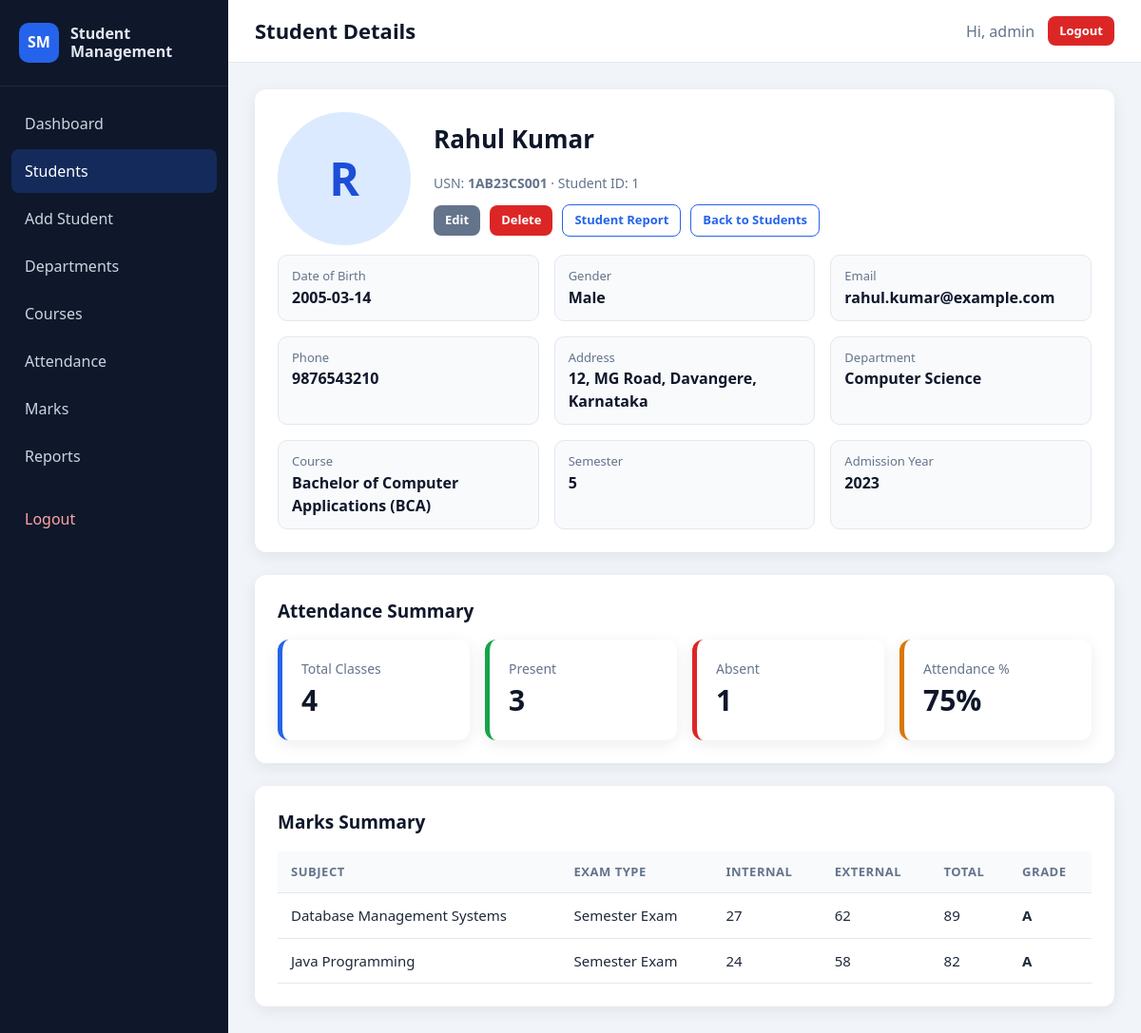
The page /view_student.php?id=1 (signed in) on the database its author committed.
### tables this page shows
CREATE TABLE students (
    id INT AUTO_INCREMENT PRIMARY KEY,
    usn VARCHAR(20) NOT NULL UNIQUE,
    full_name VARCHAR(100) NOT NULL,
    dob DATE NOT NULL,
    gender ENUM('Male', 'Female', 'Other') NOT NULL,
    email VARCHAR(120) NOT NULL,
    phone VARCHAR(15) NOT NULL,
    address TEXT NOT NULL,
    department_id INT NOT NULL,
    course_id INT NOT NULL,
    semester TINYINT NOT NULL,
    admission_year INT NOT NULL,
    photo VARCHAR(255) NULL,
    created_at TIMESTAMP DEFAULT CURRENT_TIMESTAMP,
    CONSTRAINT fk_students_department FOREIGN KEY (department_id)
        REFERENCES departments (id) ON DELETE RESTRICT,
    CONSTRAINT fk_students_course FOREIGN KEY (course_id)
        REFERENCES courses (id) ON DELETE RESTRICT
);

CREATE TABLE departments (
    id INT AUTO_INCREMENT PRIMARY KEY,
    department_name VARCHAR(100) NOT NULL,
    department_code VARCHAR(10) NOT NULL UNIQUE,
    created_at TIMESTAMP DEFAULT CURRENT_TIMESTAMP
);

CREATE TABLE courses (
    id INT AUTO_INCREMENT PRIMARY KEY,
    course_name VARCHAR(100) NOT NULL,
    course_code VARCHAR(15) NOT NULL UNIQUE,
    department_id INT NOT NULL,
    duration VARCHAR(30) NOT NULL,
    created_at TIMESTAMP DEFAULT CURRENT_TIMESTAMP,
    CONSTRAINT fk_courses_department FOREIGN KEY (department_id)
        REFERENCES departments (id) ON DELETE RESTRICT
);

CREATE TABLE marks (
    id INT AUTO_INCREMENT PRIMARY KEY,
    student_id INT NOT NULL,
    subject VARCHAR(100) NOT NULL,
    internal_marks INT NOT NULL,
    external_marks INT NOT NULL,
    total_marks INT NOT NULL,
    grade VARCHAR(2) NOT NULL,
    exam_type VARCHAR(50) NOT NULL,
    created_at TIMESTAMP DEFAULT CURRENT_TIMESTAMP,
    CONSTRAINT fk_marks_student FOREIGN KEY (student_id)
        REFERENCES students (id) ON DELETE CASCADE
);

### view_student.php (the view, shortened to what this page needs)
<?php
require_once __DIR__ . '/config/db.php';
require_once __DIR__ . '/includes/auth.php';
$studentId = (int) ($_GET['id'] ?? 0);
$student = fetch_row($conn, "SELECT s.*, d.department_name, c.course_name, c.course_code
    FROM students s
    LEFT JOIN departments d ON s.department_id = d.id
    LEFT JOIN courses c ON s.course_id = c.id
    WHERE s.id = ?", 'i', [$studentId]);
$attendance = fetch_row($conn, "SELECT COUNT(*) AS total_classes,
    COALESCE(SUM(status = 'Present'), 0) AS present_count,
    COALESCE(SUM(status = 'Absent'), 0) AS absent_count
    FROM attendance WHERE student_id = ?", 'i', [$studentId]);
$totalClasses = (int) ($attendance['total_classes'] ?? 0);
$presentCount = (int) ($attendance['present_count'] ?? 0);
$absentCount = (int) ($attendance['absent_count'] ?? 0);
$attendancePercentage = percentage($presentCount, $totalClasses);
$marksList = fetch_rows($conn, 'SELECT subject, exam_type, internal_marks, external_marks, total_marks, grade
    FROM marks WHERE student_id = ? ORDER BY subject, id', 'i', [$studentId]);
require_once __DIR__ . '/includes/header.php';
?>
<div class="card">
    <div class="profile-header">
        <?php render_avatar($student['photo'], $student['full_name'], 'avatar avatar-large'); ?>
        <div>
            <h2 style="font-size: 26px;"><?= e($student['full_name']) ?></h2>
            <p class="stat-label">USN: <strong><?= e($student['usn']) ?></strong> &middot; Student ID: <?= (int) $student['id'] ?></p>
            <div class="button-row" style="margin-top: 12px;">
                <a href="edit_student.php?id=<?= (int) $student['id'] ?>" class="btn btn-secondary btn-small">Edit</a>
                <a href="delete_student.php?id=<?= (int) $student['id'] ?>" class="btn btn-danger btn-small">Delete</a>
                <a href="reports.php?type=student&amp;student_id=<?= (int) $student['id'] ?>" class="btn btn-outline btn-small">Student Report</a>
                <a href="students.php" class="btn btn-outline btn-small">Back to Students</a>
            </div>
        </div>
    </div>
    <div class="info-grid">
        <div class="info-item"><span>Date of Birth</span><strong><?= e($student['dob']) ?></strong></div>
        <div class="info-item"><span>Gender</span><strong><?= e($student['gender']) ?></strong></div>
        <div class="info-item"><span>Email</span><strong><?= e($student['email']) ?></strong></div>
        <div class="info-item"><span>Phone</span><strong><?= e($student['phone']) ?></strong></div>
        <div class="info-item"><span>Address</span><strong><?= e($student['address']) ?></strong></div>
        <div class="info-item"><span>Department</span><strong><?= e($student['department_name'] ?? '-') ?></strong></div>
        <div class="info-item"><span>Course</span><strong><?= e(($student['course_name'] ?? '-') . ($student['course_code'] ? ' (' . $student['course_code'] . ')' : '')) ?></strong></div>
        <div class="info-item"><span>Semester</span><strong><?= e($student['semester']) ?></strong></div>
        <div class="info-item"><span>Admission Year</span><strong><?= e($student['admission_year']) ?></strong></div>
    </div>
</div>
<div class="card">
    <h2>Attendance Summary</h2>
    <div class="summary-cards">
        <div class="stat-card"><div class="stat-label">Total Classes</div><div class="stat-value"><?= $totalClasses ?></div></div>
        <div class="stat-card green"><div class="stat-label">Present</div><div class="stat-value"><?= $presentCount ?></div></div>
        <div class="stat-card red"><div class="stat-label">Absent</div><div class="stat-value"><?= $absentCount ?></div></div>
        <div class="stat-card orange"><div class="stat-label">Attendance %</div><div class="stat-value"><?= e($attendancePercentage) ?>%</div></div>
    </div>
</div>
<div class="card">
    <h2>Marks Summary</h2>
    <div class="table-wrapper">
        <table>
            <thead>
            <tr>
                <th>Subject</th>
                <th>Exam Type</th>
                <th>Internal</th>
                <th>External</th>
                <th>Total</th>
                <th>Grade</th>
            </tr>
            </thead>
            <tbody>
            <?php foreach ($marksList as $mark): ?>
                <tr>
                    <td><?= e($mark['subject']) ?></td>
                    <td><?= e($mark['exam_type']) ?></td>
                    <td><?= e($mark['internal_marks']) ?></td>
                    <td><?= e($mark['external_marks']) ?></td>
                    <td><?= e($mark['total_marks']) ?></td>
                    <td><strong><?= e($mark['grade']) ?></strong></td>
                </tr>
            <?php endforeach; ?>
            </tbody>
        </table>
    </div>
</div>
<?php require_once __DIR__ . '/includes/footer.php'; ?>

### includes/auth.php (shortened to what this page needs)
<?php
function e($value)
{
    return htmlspecialchars((string) $value, ENT_QUOTES, 'UTF-8');
}
function fetch_rows(mysqli $conn, $sql, $types = '', array $params = [])
{
    if (empty($params)) {
        $result = $conn->query($sql);
    } else {
        $stmt = $conn->prepare($sql);
        $stmt->bind_param($types, ...$params);
        $stmt->execute();
        $result = $stmt->get_result();
    }
    return $result->fetch_all(MYSQLI_ASSOC);
}
function fetch_row(mysqli $conn, $sql, $types = '', array $params = [])
{
    $rows = fetch_rows($conn, $sql, $types, $params);
    return $rows[0] ?? null;
}
function percentage($part, $whole)
{
    return $whole > 0 ? round(($part / $whole) * 100, 2) : 0;
}
function render_avatar($photo, $name, $class = 'avatar')
{
    if (!empty($photo)) {
        echo '<img class="' . e($class) . '" src="uploads/students/' . e($photo) . '" alt="Student photo">';
    } else {
        echo '<span class="' . e($class) . ' avatar-empty">' . e(strtoupper(substr($name, 0, 1))) . '</span>';
    }
}

### assets/css/style.css (style rules this page uses)
:root { --primary: #2563eb; --primary-dark: #1d4ed8; --success: #16a34a; --danger: #dc2626; --warning: #d97706; --dark: #0f172a; --sidebar: #0f172a; --text: #1e293b; --muted: #64748b; --border: #e2e8f0; --background: #f1f5f9; --card: #ffffff; --radius: 12px; --shadow: 0 4px 16px rgba(15, 23, 42, 0.08); }
* { box-sizing: border-box; margin: 0; padding: 0; }
body { font-family: "Segoe UI", Roboto, Arial, sans-serif; background: var(--background); color: var(--text); line-height: 1.5; min-height: 100vh; }
a { color: var(--primary); text-decoration: none; }
h1, h2, h3 { color: var(--dark); }
.card { background: var(--card); border-radius: var(--radius); box-shadow: var(--shadow); padding: 24px; margin-bottom: 24px; }
.card h2 { font-size: 19px; margin-bottom: 16px; }
.stat-card { background: var(--card); border-radius: var(--radius); box-shadow: var(--shadow); padding: 20px; border-left: 5px solid var(--primary); }
.stat-card.green { border-left-color: var(--success); }
.stat-card.orange { border-left-color: var(--warning); }
.stat-card.red { border-left-color: var(--danger); }
.stat-label { color: var(--muted); font-size: 14px; }
.stat-value { font-size: 30px; font-weight: 700; color: var(--dark); }
.btn { display: inline-block; border: none; border-radius: 8px; padding: 10px 18px; font-size: 15px; font-weight: 600; cursor: pointer; color: #fff; background: var(--primary); transition: background 0.2s, transform 0.1s; text-align: center; }
.btn-small { padding: 6px 12px; font-size: 13px; }
.btn-danger { background: var(--danger); }
.btn-secondary { background: #64748b; }
.btn-outline { background: transparent; color: var(--primary); border: 1px solid var(--primary); }
.button-row { display: flex; gap: 10px; flex-wrap: wrap; align-items: center; }
.table-wrapper { overflow-x: auto; }
table { width: 100%; border-collapse: collapse; font-size: 15px; }
th, td { padding: 12px 14px; text-align: left; border-bottom: 1px solid var(--border); vertical-align: middle; }
th { background: #f8fafc; color: var(--muted); font-size: 13px; text-transform: uppercase; letter-spacing: 0.04em; }
.avatar { width: 42px; height: 42px; border-radius: 50%; object-fit: cover; display: inline-flex; align-items: center; justify-content: center; background: #dbeafe; color: var(--primary-dark); font-weight: 700; }
.avatar-empty { font-size: 17px; }
.avatar-large { width: 140px; height: 140px; font-size: 48px; border: 4px solid #dbeafe; }
.profile-header { display: flex; gap: 24px; align-items: center; flex-wrap: wrap; }
.info-grid { display: grid; grid-template-columns: repeat(auto-fit, minmax(220px, 1fr)); gap: 16px; margin-top: 10px; }
.info-item { background: #f8fafc; border: 1px solid var(--border); border-radius: 10px; padding: 12px 14px; }
.info-item span { display: block; color: var(--muted); font-size: 13px; }
.info-item strong { font-size: 16px; color: var(--dark); word-break: break-word; }
.summary-cards { display: grid; grid-template-columns: repeat(auto-fit, minmax(160px, 1fr)); gap: 16px; }

### rows shown on the page
students: full_name "R", full_name "Rahul Kumar", usn "1AB23CS001", id "1", dob "2005-03-14", gender "Male", email "rahul.kumar@example.com", phone "9876543210", address "12, MG Road, Davangere, Karnataka", department.department_name "Computer Science", course.course_code "Bachelor of Computer Applications (BCA)", semester "5", admission_year "2023"
marks: subject "Database Management Systems", exam_type "Semester Exam", internal_marks "27", external_marks "62", total_marks "89", grade "A"
marks: subject "Java Programming", exam_type "Semester Exam", internal_marks "24", external_marks "58", total_marks "82", grade "A"

### other values the page prints
$pageTitle "Student Details"
$_SESSION['admin_username'] "admin"
$totalClasses "4"
$presentCount "3"
$absentCount "1"
$attendancePercentage "75"
